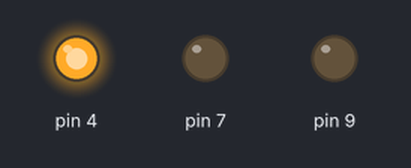
A sketch run on a simulated Arduino Uno, built with avr-gcc and run on an emulated ATmega328P. Shown: output pins drawn as LEDs (lit = HIGH).

Above: at 2.5 s.
At 6.5 s:
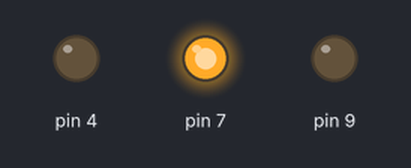
At 10.5 s:
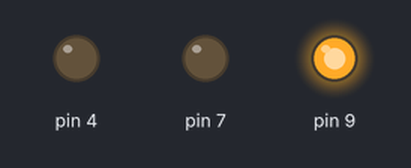
Timing chart, 0 to 16.9 s (numbered marks = the images above):
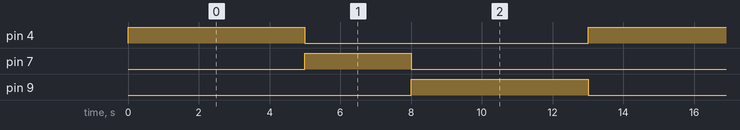

The sketch:

fantabulous_luulia_fyyran1.ino
```cpp
// C++ code
//
void setup()
{
  pinMode(7, OUTPUT);
  pinMode(9,OUTPUT);
  pinMode(4,OUTPUT);
}

void loop()
{
  digitalWrite(4, HIGH);
  delay(5000);
  digitalWrite(4, LOW);
  digitalWrite(7, HIGH);
  delay(3000);
  digitalWrite(7, LOW);
  digitalWrite(9, HIGH);
  delay(5000);
  digitalWrite(9, LOW);
}
```

Measured:
- by itself, pin 4, pin 9: alternates HIGH for 5.0 s and LOW for 8.0 s
- by itself, pin 7: alternates HIGH for 3.0 s and LOW for 10.0 s
- by itself, everything shown: repeats every 13.0 s, in 4 steps
